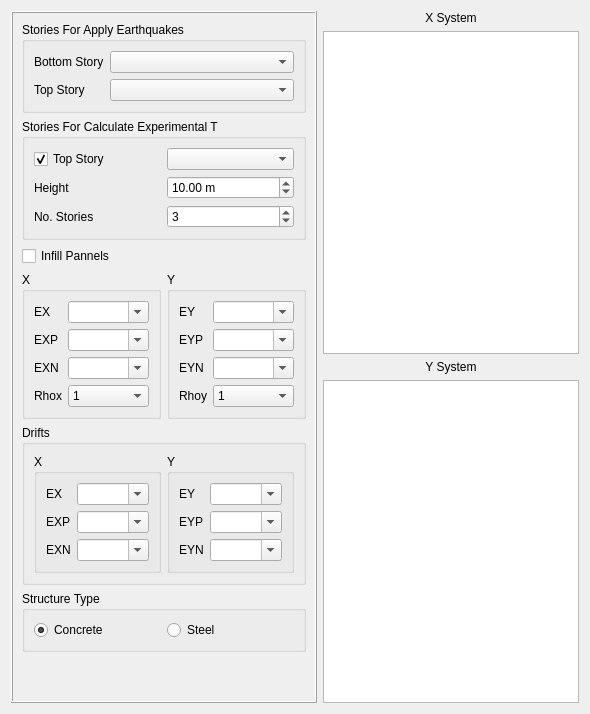
       <widget class="QWidget" name="tab">
        <attribute name="title">
         <string>First System</string>
        </attribute>
        <layout class="QHBoxLayout" name="horizontalLayout">
         <item>
          <widget class="QFrame" name="frame">
           <property name="frameShape">
            <enum>QFrame::Box</enum>
           </property>
           <property name="frameShadow">
            <enum>QFrame::Raised</enum>
           </property>
           <layout class="QVBoxLayout" name="verticalLayout_2">
            <item>
             <widget class="QGroupBox" name="groupBox">
              <property name="title">
               <string>Stories For Apply Earthquakes</string>
              </property>
              <layout class="QFormLayout" name="formLayout">
               <item row="0" column="0">
                <widget class="QLabel" name="label_12">
                 <property name="layoutDirection">
                  <enum>Qt::LeftToRight</enum>
                 </property>
                 <property name="text">
                  <string>Bottom Story</string>
                 </property>
                </widget>
               </item>
               <item row="0" column="1">
                <widget class="Gui::PrefComboBox" name="bot_x_combo">
                 <property name="prefEntry" stdset="0">
                  <cstring>ostan</cstring>
                 </property>
                 <property name="prefPath" stdset="0">
                  <cstring>Mod/civilTools</cstring>
                 </property>
                </widget>
               </item>
               <item row="2" column="0">
                <widget class="QLabel" name="label_13">
                 <property name="layoutDirection">
                  <enum>Qt::LeftToRight</enum>
                 </property>
                 <property name="text">
                  <string>Top Story</string>
                 </property>
                </widget>
               </item>
               <item row="2" column="1">
                <widget class="Gui::PrefComboBox" name="top_x_combo">
                 <property name="prefEntry" stdset="0">
                  <cstring>ostan</cstring>
                 </property>
                 <property name="prefPath" stdset="0">
                  <cstring>Mod/civilTools</cstring>
                 </property>
                </widget>
               </item>
              </layout>
             </widget>
            </item>
            <item>
             <widget class="QGroupBox" name="groupBox_2">
              <property name="title">
               <string>Stories For Calculate Experimental T</string>
              </property>
              <layout class="QGridLayout" name="gridLayout_3">
               <item row="3" column="0">
                <widget class="QLabel" name="label_8">
                 <property name="layoutDirection">
                  <enum>Qt::LeftToRight</enum>
                 </property>
                 <property name="text">
                  <string>No. Stories</string>
                 </property>
                </widget>
               </item>
               <item row="3" column="1">
                <widget class="QSpinBox" name="no_of_story_x">
                 <property name="minimum">
                  <number>1</number>
                 </property>
                 <property name="value">
                  <number>3</number>
                 </property>
                </widget>
               </item>
               <item row="2" column="0">
                <widget class="QLabel" name="label_7">
                 <property name="layoutDirection">
                  <enum>Qt::LeftToRight</enum>
                 </property>
                 <property name="text">
                  <string>Height</string>
                 </property>
                </widget>
               </item>
               <item row="2" column="1">
                <widget class="Gui::PrefDoubleSpinBox" name="height_x">
                 <property name="layoutDirection">
                  <enum>Qt::LeftToRight</enum>
                 </property>
                 <property name="suffix">
                  <string> m</string>
                 </property>
                 <property name="maximum">
                  <double>300.000000000000000</double>
                 </property>
                 <property name="value">
                  <double>10.000000000000000</double>
                 </property>
                 <property name="prefEntry" stdset="0">
                  <cstring>building_height</cstring>
                 </property>
                 <property name="prefPath" stdset="0">
                  <cstring>Mod/civilTools</cstring>
                 </property>
                </widget>
               </item>
               <item row="1" column="0">
                <widget class="QCheckBox" name="top_story_for_height_checkbox">
                 <property name="layoutDirection">
                  <enum>Qt::LeftToRight</enum>
                 </property>
                 <property name="text">
                  <string>Top Story</string>
                 </property>
                 <property name="checked">
                  <bool>true</bool>
                 </property>
                </widget>
               </item>
               <item row="1" column="1">
                <widget class="Gui::PrefComboBox" name="top_story_for_height">
                 <property name="prefEntry" stdset="0">
                  <cstring>ostan</cstring>
                 </property>
                 <property name="prefPath" stdset="0">
                  <cstring>Mod/civilTools</cstring>
                 </property>
                </widget>
               </item>
              </layout>
             </widget>
            </item>
            <item>
             <widget class="Gui::PrefCheckBox" name="infill">
              <property name="layoutDirection">
               <enum>Qt::LeftToRight</enum>
              </property>
              <property name="text">
               <string>Infill Pannels</string>
              </property>
              <property name="checked">
               <bool>false</bool>
              </property>
              <property name="prefEntry" stdset="0">
               <cstring>is_infill</cstring>
              </property>
              <property name="prefPath" stdset="0">
               <cstring>Mod/Civil</cstring>
              </property>
             </widget>
            </item>
            <item>
             <layout class="QHBoxLayout" name="horizontalLayout_6">
              <item>
               <widget class="QGroupBox" name="groupBox_1">
                <property name="title">
                 <string>X</string>
                </property>
                <layout class="QFormLayout" name="formLayout_13">
                 <item row="0" column="0">
                  <widget class="QLabel" name="label_56">
                   <property name="enabled">
                    <bool>true</bool>
                   </property>
                   <property name="text">
                    <string>EX</string>
                   </property>
                  </widget>
                 </item>
                 <item row="0" column="1">
                  <widget class="QComboBox" name="ex_combobox">
                   <property name="enabled">
                    <bool>true</bool>
                   </property>
                   <property name="editable">
                    <bool>true</bool>
                   </property>
                  </widget>
                 </item>
                 <item row="1" column="0">
                  <widget class="QLabel" name="label_57">
                   <property name="text">
                    <string>EXP</string>
                   </property>
                  </widget>
                 </item>
                 <item row="1" column="1">
                  <widget class="QComboBox" name="exp_combobox">
                   <property name="editable">
                    <bool>true</bool>
                   </property>
                  </widget>
                 </item>
                 <item row="2" column="0">
                  <widget class="QLabel" name="label_58">
                   <property name="text">
                    <string>EXN</string>
                   </property>
                  </widget>
                 </item>
                 <item row="2" column="1">
                  <widget class="QComboBox" name="exn_combobox">
                   <property name="editable">
                    <bool>true</bool>
                   </property>
                  </widget>
                 </item>
                 <item row="3" column="1">
                  <widget class="QComboBox" name="rhox_combobox">
                   <item>
                    <property name="text">
                     <string>1</string>
                    </property>
                   </item>
                   <item>
                    <property name="text">
                     <string>1.2</string>
                    </property>
                   </item>
                  </widget>
                 </item>
                 <item row="3" column="0">
                  <widget class="QLabel" name="label_54">
                   <property name="text">
                    <string>Rhox</string>
                   </property>
                  </widget>
                 </item>
                </layout>
               </widget>
              </item>
              <item>
               <widget class="QGroupBox" name="groupBox_20">
                <property name="title">
                 <string>Y</string>
                </property>
                <layout class="QFormLayout" name="formLayout_14">
                 <item row="0" column="0">
                  <widget class="QLabel" name="label_59">
                   <property name="enabled">
                    <bool>true</bool>
                   </property>
                   <property name="text">
                    <string>EY</string>
                   </property>
                  </widget>
                 </item>
                 <item row="0" column="1">
                  <widget class="QComboBox" name="ey_combobox">
                   <property name="enabled">
                    <bool>true</bool>
                   </property>
                   <property name="editable">
                    <bool>true</bool>
                   </property>
                  </widget>
                 </item>
                 <item row="1" column="0">
                  <widget class="QLabel" name="label_60">
                   <property name="text">
                    <string>EYP</string>
                   </property>
                  </widget>
                 </item>
                 <item row="1" column="1">
                  <widget class="QComboBox" name="eyp_combobox">
                   <property name="editable">
                    <bool>true</bool>
                   </property>
                  </widget>
                 </item>
                 <item row="2" column="0">
                  <widget class="QLabel" name="label_61">
                   <property name="text">
                    <string>EYN</string>
                   </property>
                  </widget>
                 </item>
                 <item row="2" column="1">
                  <widget class="QComboBox" name="eyn_combobox">
                   <property name="editable">
                    <bool>true</bool>
                   </property>
                  </widget>
                 </item>
                 <item row="3" column="0">
                  <widget class="QLabel" name="label_55">
                   <property name="text">
                    <string>Rhoy</string>
                   </property>
                  </widget>
                 </item>
                 <item row="3" column="1">
                  <widget class="QComboBox" name="rhoy_combobox">
                   <item>
                    <property name="text">
                     <string>1</string>
                    </property>
                   </item>
                   <item>
                    <property name="text">
                     <string>1.2</string>
                    </property>
                   </item>
                  </widget>
                 </item>
                </layout>
               </widget>
              </item>
             </layout>
            </item>
            <item>
             <widget class="QGroupBox" name="second_earthquake_properties_3">
              <property name="enabled">
               <bool>true</bool>
              </property>
              <property name="title">
               <string>Drifts</string>
              </property>
              <property name="checkable">
               <bool>false</bool>
              </property>
              <property name="checked">
               <bool>false</bool>
              </property>
              <layout class="QHBoxLayout" name="horizontalLayout_15">
               <item>
                <widget class="QGroupBox" name="groupBox_13">
                 <property name="title">
                  <string>X</string>
                 </property>
                 <layout class="QFormLayout" name="formLayout_15">
                  <item row="0" column="0">
                   <widget class="QLabel" name="label_63">
                    <property name="enabled">
                     <bool>true</bool>
                    </property>
                    <property name="text">
                     <string>EX</string>
                    </property>
                   </widget>
                  </item>
                  <item row="0" column="1">
                   <widget class="QComboBox" name="ex_drift_combobox">
                    <property name="enabled">
                     <bool>true</bool>
                    </property>
                    <property name="editable">
                     <bool>true</bool>
                    </property>
                   </widget>
                  </item>
                  <item row="1" column="0">
                   <widget class="QLabel" name="label_64">
                    <property name="text">
                     <string>EXP</string>
                    </property>
                   </widget>
                  </item>
                  <item row="1" column="1">
                   <widget class="QComboBox" name="exp_drift_combobox">
                    <property name="editable">
                     <bool>true</bool>
                    </property>
                   </widget>
                  </item>
                  <item row="2" column="0">
                   <widget class="QLabel" name="label_65">
                    <property name="text">
                     <string>EXN</string>
                    </property>
                   </widget>
                  </item>
                  <item row="2" column="1">
                   <widget class="QComboBox" name="exn_drift_combobox">
                    <property name="editable">
                     <bool>true</bool>
                    </property>
                   </widget>
                  </item>
                 </layout>
                </widget>
               </item>
               <item>
                <widget class="QGroupBox" name="groupBox_21">
                 <property name="title">
                  <string>Y</string>
                 </property>
                 <layout class="QFormLayout" name="formLayout_16">
                  <item row="0" column="0">
                   <widget class="QLabel" name="label_67">
                    <property name="enabled">
                     <bool>true</bool>
                    </property>
                    <property name="text">
                     <string>EY</string>
                    </property>
                   </widget>
                  </item>
                  <item row="0" column="1">
                   <widget class="QComboBox" name="ey_drift_combobox">
                    <property name="enabled">
                     <bool>true</bool>
                    </property>
                    <property name="editable">
                     <bool>true</bool>
                    </property>
                   </widget>
                  </item>
                  <item row="1" column="0">
                   <widget class="QLabel" name="label_68">
                    <property name="text">
                     <string>EYP</string>
                    </property>
                   </widget>
                  </item>
                  <item row="1" column="1">
                   <widget class="QComboBox" name="eyp_drift_combobox">
                    <property name="editable">
                     <bool>true</bool>
                    </property>
                   </widget>
                  </item>
                  <item row="2" column="0">
                   <widget class="QLabel" name="label_69">
                    <property name="text">
                     <string>EYN</string>
                    </property>
                   </widget>
                  </item>
                  <item row="2" column="1">
                   <widget class="QComboBox" name="eyn_drift_combobox">
                    <property name="editable">
                     <bool>true</bool>
                    </property>
                   </widget>
                  </item>
                 </layout>
                </widget>
               </item>
              </layout>
             </widget>
            </item>
            <item>
             <widget class="QGroupBox" name="groupBox_9">
              <property name="title">
               <string>Structure Type</string>
              </property>
              <layout class="QHBoxLayout" name="horizontalLayout_11">
               <item>
                <widget class="QRadioButton" name="concrete_radiobutton">
                 <property name="text">
                  <string>Concrete</string>
                 </property>
                 <property name="checked">
                  <bool>true</bool>
                 </property>
                </widget>
               </item>
               <item>
                <widget class="QRadioButton" name="steel_radiobutton">
                 <property name="text">
                  <string>Steel</string>
                 </property>
                </widget>
               </item>
              </layout>
             </widget>
            </item>
            <item>
             <spacer name="verticalSpacer">
              <property name="orientation">
               <enum>Qt::Vertical</enum>
              </property>
              <property name="sizeHint" stdset="0">
               <size>
                <width>20</width>
                <height>40</height>
               </size>
              </property>
             </spacer>
            </item>
           </layout>
          </widget>
         </item>
         <item>
          <layout class="QVBoxLayout" name="verticalLayout_3">
           <item>
            <widget class="QLabel" name="label">
             <property name="text">
              <string>X System</string>
             </property>
             <property name="alignment">
              <set>Qt::AlignCenter</set>
             </property>
            </widget>
           </item>
           <item>
            <widget class="QTreeView" name="x_treeview">
             <property name="layoutDirection">
              <enum>Qt::RightToLeft</enum>
             </property>
            </widget>
           </item>
           <item>
            <widget class="QLabel" name="label_2">
             <property name="text">
              <string>Y System</string>
             </property>
             <property name="alignment">
              <set>Qt::AlignCenter</set>
             </property>
            </widget>
           </item>
           <item>
            <widget class="QTreeView" name="y_treeview">
             <property name="layoutDirection">
              <enum>Qt::RightToLeft</enum>
             </property>
            </widget>
           </item>
          </layout>
         </item>
        </layout>
       </widget>
